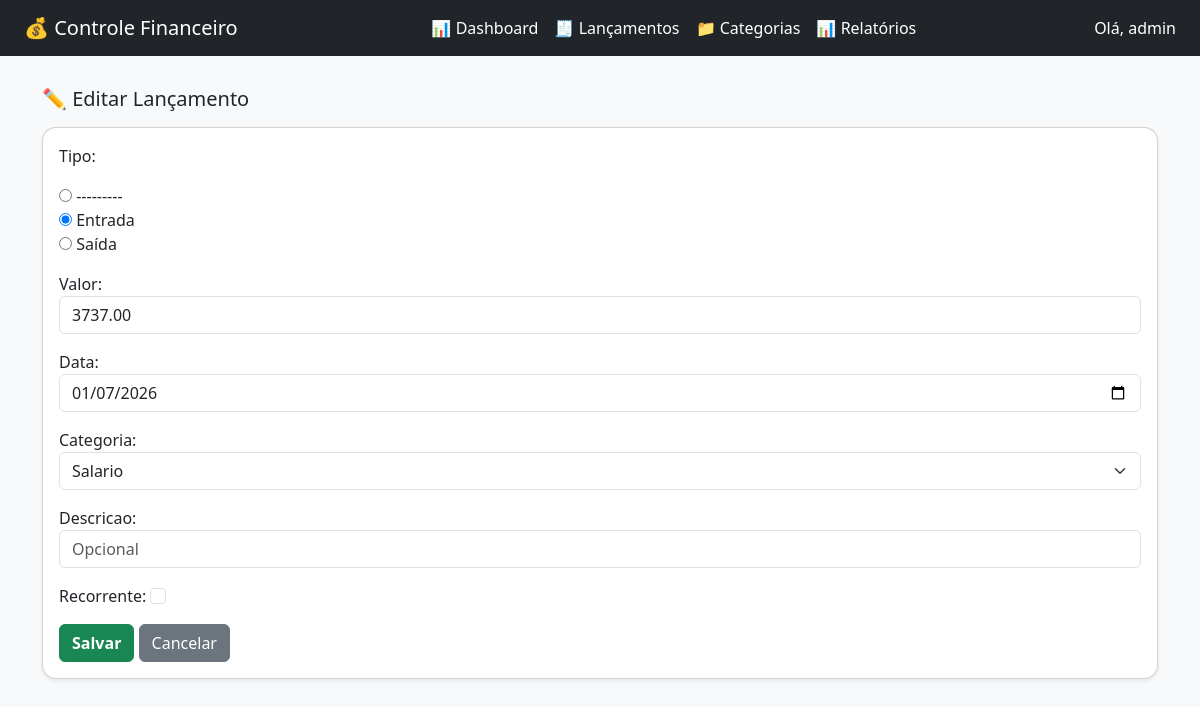
The page /lancamento/29/editar/ (signed in) on the database its author committed.
### core/models.py (models this page shows, shortened)
class Lancamento(models.Model):
    TIPO_CHOICES = (
        ('E', 'Entrada'),
        ('S', 'Saída'),
    )
    user = models.ForeignKey(User, on_delete=models.CASCADE)
    tipo = models.CharField(max_length=1, choices=TIPO_CHOICES)
    valor = models.DecimalField(max_digits=10, decimal_places=2)
    data = models.DateField()
    categoria = models.ForeignKey(Categoria, on_delete=models.PROTECT)
    descricao = models.CharField(max_length=255, blank=True)
    recorrente = models.BooleanField(default=False)

### core/views.py (the view)
# urls.py: path('lancamento/<int:id>/editar/', views.editar_lancamento, name='editar_lancamento'),
@login_required
def editar_lancamento(request, id):
    lancamento = get_object_or_404(
        Lancamento,
        id=id,
        user=request.user
    )
    if request.method == 'POST':
        form = LancamentoForm(request.POST, instance=lancamento)
        if form.is_valid():
            form.save()
            return redirect('/')
    else:
        form = LancamentoForm(instance=lancamento)
    return render(request, 'editar_lancamento.html', {
        'form': form,
        'lancamento': lancamento
    })

### core/forms.py (shortened to what this page needs)
class LancamentoForm(forms.ModelForm):
    class Meta:
        model = Lancamento
        fields = ['tipo', 'valor', 'data', 'categoria', 'descricao', 'recorrente']
        widgets = {
            'tipo': forms.RadioSelect(choices=Lancamento.TIPO_CHOICES),
            'valor': forms.NumberInput(attrs={
                'class': 'form-control',
                'step': '0.01',
                'placeholder': 'Ex: 150,00'
            }),
            'data': forms.DateInput(attrs={
                'type': 'date',
                'class': 'form-control'
            }),
            'categoria': forms.Select(attrs={
                'class': 'form-select'
            }),
            'descricao': forms.TextInput(attrs={
                'class': 'form-control',
                'placeholder': 'Opcional'
            }),
            'recorrente': forms.CheckboxInput(attrs={
                'class': 'form-check-input'
            }),
        }

### core/models.py (called while the page is built)
    def __str__(self):
        return self.nome

### core/templates/editar_lancamento.html (shortened to what this page needs)
{% extends 'base.html' %}
{% block content %}
<div class="container">
    <h5 class="mb-3">✏️ Editar Lançamento</h5>
    <div class="card shadow-sm">
        <div class="card-body">
            <form method="post">
                {{ form.as_p }}
                <button class="btn btn-success">Salvar</button>
                <a href="/" class="btn btn-secondary">Cancelar</a>
            </form>
        </div>
    </div>
</div>
{% endblock %}

### core/templates/base.html (shortened to what this page needs)
{% load static %}
<!DOCTYPE html>
<html lang="pt-br">
<head>
    <link href="https://cdn.jsdelivr.net/npm/bootstrap@5.3.2/dist/css/bootstrap.min.css" rel="stylesheet">
    <link rel="stylesheet" href="{% static 'core/css/dashboard_pro.css' %}">
    <link rel="stylesheet" href="{% static 'core/css/dashboard.css' %}">
</head>
<body class="bg-light">
<nav class="navbar navbar-dark bg-dark px-4">
    <span class="navbar-brand">💰 Controle Financeiro</span>
    <ul class="navbar-nav flex-row gap-3">
        <li class="nav-item">
            <a class="nav-link text-white" href="{% url 'dashboard' %}">
                📊 Dashboard
            </a>
        </li>
        <li class="nav-item">
            <a class="nav-link text-white" href="{% url 'lista_lancamentos' %}">
                🧾 Lançamentos
            </a>
        </li>
        <li class="nav-item">
            <a class="nav-link text-white" href="{% url 'lista_categorias' %}">
                📁 Categorias
            </a>
        </li>
        <li class="nav-item">
            <a class="nav-link text-white" href="{% url 'relatorio_mensal' %}">
                📊 Relatórios
            </a>
        </li>
    </ul>
    <span class="text-white">
        Olá, {{ request.user.username }}
    </span>
</nav>
<div class="container-fluid px-4 my-3">
    {% block content %}{% endblock %}
</div>
</body>
</html>

### core/static/core/css/dashboard_pro.css (style rules this page uses)
.card { transition: transform .2s ease, box-shadow .2s ease; }

### core/static/core/css/dashboard.css (style rules this page uses)
body { overflow-x: hidden; }
.container-fluid { padding-top: 15px; }
.card { border-radius: 10px; }
button.btn-success { font-weight: 600; }
.card { border-radius: 14px; transition: all 0.25s ease; }

### rows shown on the page
Lancamento: tipo "☐ --------- ☑ Entrada ☐ Saída", valor "3737.00", data "01/07/2026", categoria "Salario"

### other values the page prints
{{ request.user.username }} "admin"
